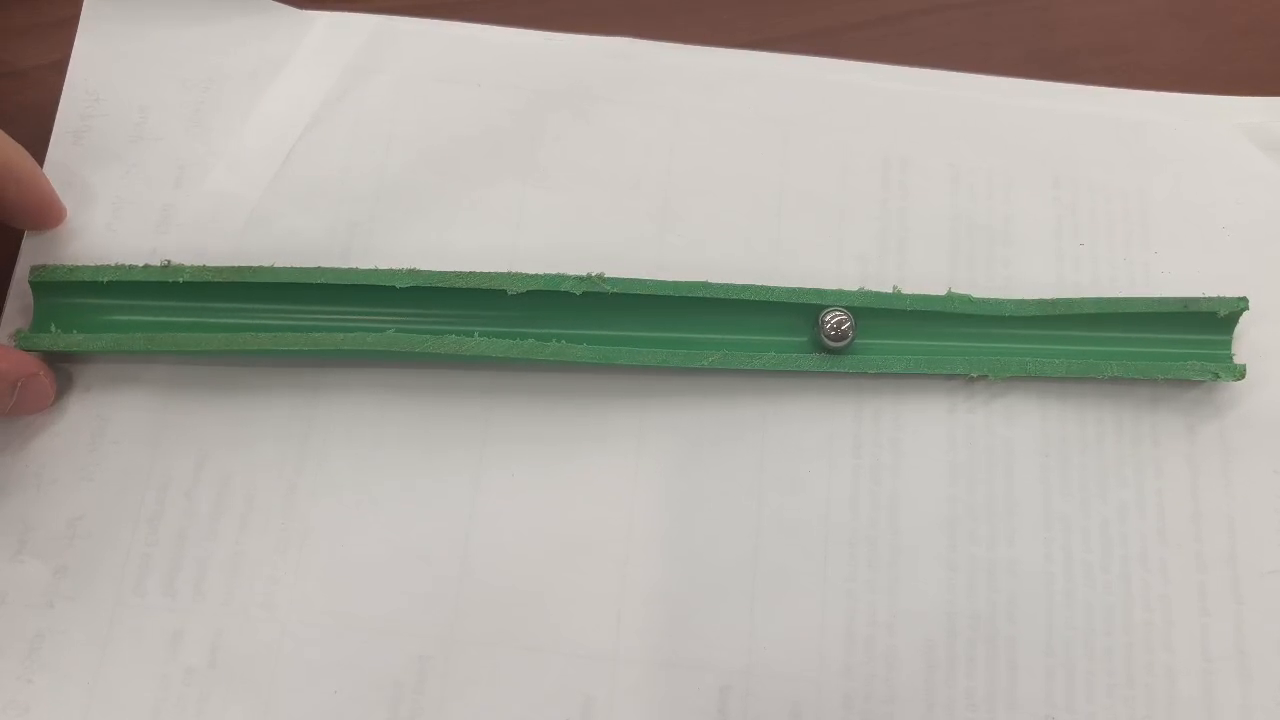
#> input picture frame 51 of yolo/yolo code/iron ball video.mp4, 1280 x 720 px, given in place of video, which was not available
$ python collect_video.py
#> lines starting #> are read from the running program, lines starting #| are printed output that depends on the picture; after the words box and inside, x2 and y2 are one past the last pixel; in counts of white or black regions, pixels touching at a corner belong together
"""
collect_video.py —— 从手机 IP 摄像头采集钢球运动视频

用法:
    python collect_video.py                          # 默认采集 30 秒
    python collect_video.py --duration 20            # 采集 20 秒
    python collect_video.py --out clips/ball_01.mp4  # 指定输出文件名
    python collect_video.py --ip 172.30.230.152 --port 4747

说明:
    - 连接手机 IP 摄像头 (DroidCam / IP Webcam 等 MJPEG 视频流)
    - 边采集边显示实时画面
    - 按 Q 提前停止, 或到达 --duration 秒自动停止
    - 视频保存为 mp4, 供 extract_frames.py 抽帧

拍摄建议:
    - 让钢球 左->中->右, 右->中->左, 快->慢, 尽量把比赛可能出现的状态都拍进去
    - 手机固定, 不要晃动, 绿色管道尽量完整出现在画面里
    - 20~30 秒就够, 不需要拍几百张照片
"""

import argparse
import os
import time

import cv2


# ============================================================
#                    命令行参数
# ============================================================

def parse_args():
    parser = argparse.ArgumentParser(
        description="从手机 IP 摄像头采集钢球运动视频"
    )
    parser.add_argument(
        "--ip", default="172.30.230.152",
        help="手机 IP 摄像头地址 (默认: 172.30.230.152)"
    )
    parser.add_argument(
        "--port", type=int, default=4747,
        help="端口 (默认: 4747)"
    )
    parser.add_argument(
        "--duration", type=float, default=30.0,
        help="采集时长秒数 (默认: 30, 按 Q 可提前停止)"
    )
    parser.add_argument(
        "--out", default="clips/ball.mp4",
        help="输出视频文件路径 (默认: clips/ball.mp4)"
    )
    parser.add_argument(
        "--fps", type=float, default=30.0,
        help="写视频的帧率 (默认: 30, 只影响播放速度标注)"
    )
    parser.add_argument(
        "--max-width", type=int, default=1280,
        help="保存画面的最大宽度 (默认: 1280, 和传统视觉一致)"
    )
    return parser.parse_args()


# ============================================================
#                    工具函数
# ============================================================

def resize_width(frame, max_width):
    h, w = frame.shape[:2]
    if w <= max_width:
        return frame
    scale = max_width / w
    return cv2.resize(
        frame,
        (max_width, int(h * scale)),
        interpolation=cv2.INTER_AREA
    )


def fmt_time(seconds):
    minutes = int(seconds // 60)
    secs = int(seconds % 60)
    return f"{minutes:02d}:{secs:02d}"


# ============================================================
#                     主程序
# ============================================================

def main():
    args = parse_args()
    video_url = f"http://{args.ip}:{args.port}/video"

    out_dir = os.path.dirname(args.out)
    if out_dir:
        os.makedirs(out_dir, exist_ok=True)

    print("=" * 60)
    print("手机摄像头视频采集")
    print("=" * 60)
    print(f"视频地址: {video_url}")
    print(f"目标时长: {args.duration:.1f} 秒 (按 Q 提前停止)")
    print(f"输出文件: {args.out}")
    print()

    cap = cv2.VideoCapture(video_url)
    cap.set(cv2.CAP_PROP_BUFFERSIZE, 1)

    if not cap.isOpened():
        print("手机摄像头连接失败!")
        print("请检查: 手机 IP 是否正确, DroidCam 是否打开, 手机和电脑是否同一 Wi-Fi")
        return

    # 先读一帧, 确定画面尺寸
    ret, frame = cap.read()
#> frame is the input picture: shape (720, 1280, 3); mean B, G, R 164.5, 172.4, 174
    if not ret:
        print("无法从摄像头读取画面!")
        cap.release()
        return

    frame = resize_width(frame, args.max_width)
    h, w = frame.shape[:2]
#> h = 720; w = 1280

    fourcc = cv2.VideoWriter_fourcc(*"mp4v")
    writer = cv2.VideoWriter(args.out, fourcc, args.fps, (w, h))
    if not writer.isOpened():
        print(f"无法写入视频文件: {args.out}")
        cap.release()
        return

    print(f"画面尺寸: {w} x {h}")
#| 画面尺寸: 1280 x 720
    print("REC 开始! 让钢球运动起来...")
    print()

    start = time.perf_counter()
    frames_written = 0
    rec_printed = False

    try:
        while True:
            ret, frame = cap.read()
            if not ret:
                # 偶尔丢一帧, 跳过即可
                if time.perf_counter() - start > args.duration + 5:
                    break
                continue

            frame = resize_width(frame, args.max_width)
            writer.write(frame)
            frames_written += 1

            elapsed = time.perf_counter() - start

            # 实时预览
            display = frame.copy()
            cv2.rectangle(display, (0, 0), (display.shape[1], 70), (0, 0, 0), -1)
            cv2.putText(
                display,
                f"REC {fmt_time(elapsed)} / {fmt_time(args.duration)}",
                (15, 30),
                cv2.FONT_HERSHEY_SIMPLEX, 0.7, (0, 0, 255), 2
            )
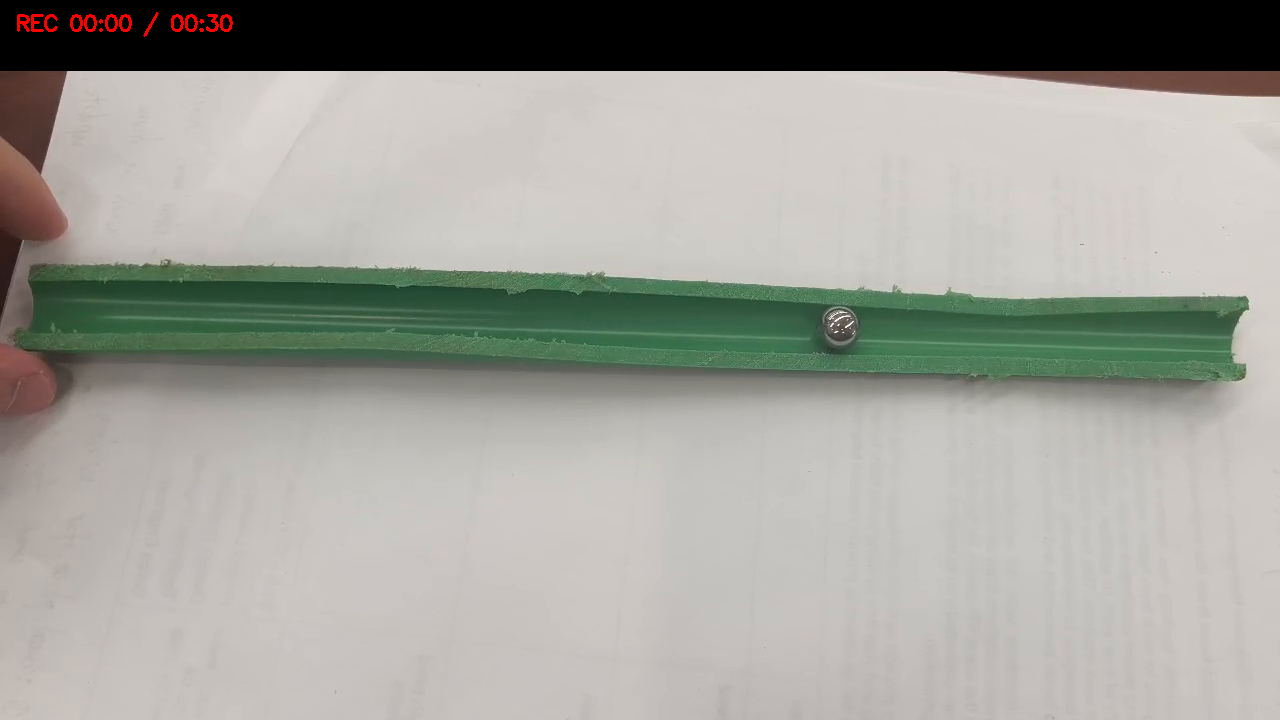
#> display: shape (720, 1280, 3); mean B, G, R 152.7, 159.9, 159.8
            cv2.putText(
                display,
                f"Frames: {frames_written}   Q = 停止",
                (15, 58),
                cv2.FONT_HERSHEY_SIMPLEX, 0.55, (255, 255, 255), 1
            )
#> display: shape (720, 1280, 3); 0.04% of pixels changed, all inside (x1, y1, x2, y2) = (17, 46, 233, 60)
            cv2.imshow("Recording (Q to stop)", display)

            key = cv2.waitKey(1) & 0xFF
#> (key q is pressed here)
            if key == ord("q"):
                print("[USER] 手动停止采集")
                break

            if elapsed >= args.duration:
                print("到达目标时长, 自动停止")
                break
    finally:
        writer.release()
        cap.release()
        cv2.destroyAllWindows()

    total_time = time.perf_counter() - start
    actual_fps = frames_written / max(total_time, 1e-6)

    print()
    print("-" * 60)
    print(f"采集完成: {args.out}")
    print(f"实际时长: {total_time:.1f} 秒")
    print(f"保存帧数: {frames_written}")
    print(f"平均帧率: {actual_fps:.1f} FPS")
    print("-" * 60)
    print("下一步: python extract_frames.py " + args.out)


if __name__ == "__main__":
    main()

$ run again, starting later in the video
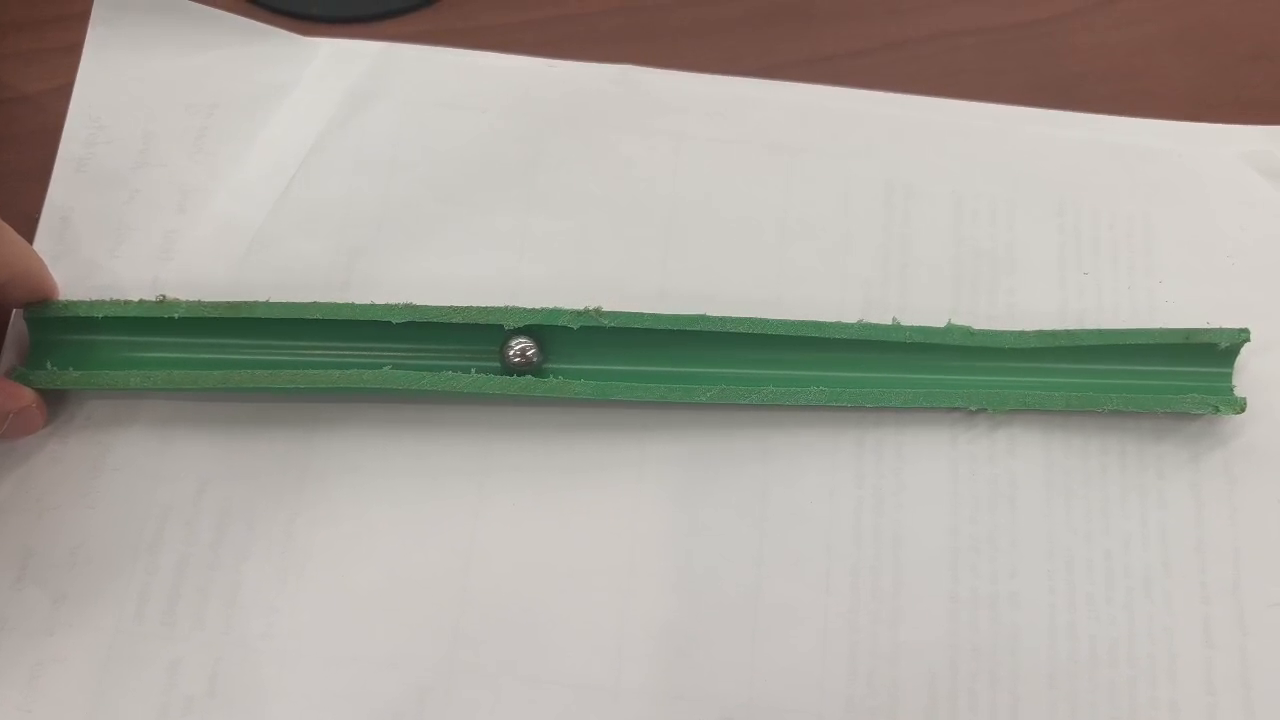
#> input picture frame 230 of yolo/yolo code/iron ball video.mp4, 1280 x 720 px, given in place of video, which was not available
#> in main, frame is the input picture: shape (720, 1280, 3); mean B, G, R 160, 168.1, 170.4
#| 画面尺寸: 1280 x 720
#> in main, `cv2.putText( display, f"REC {fmt_time(elapsed)} / {fmt_time(args.durat..`:
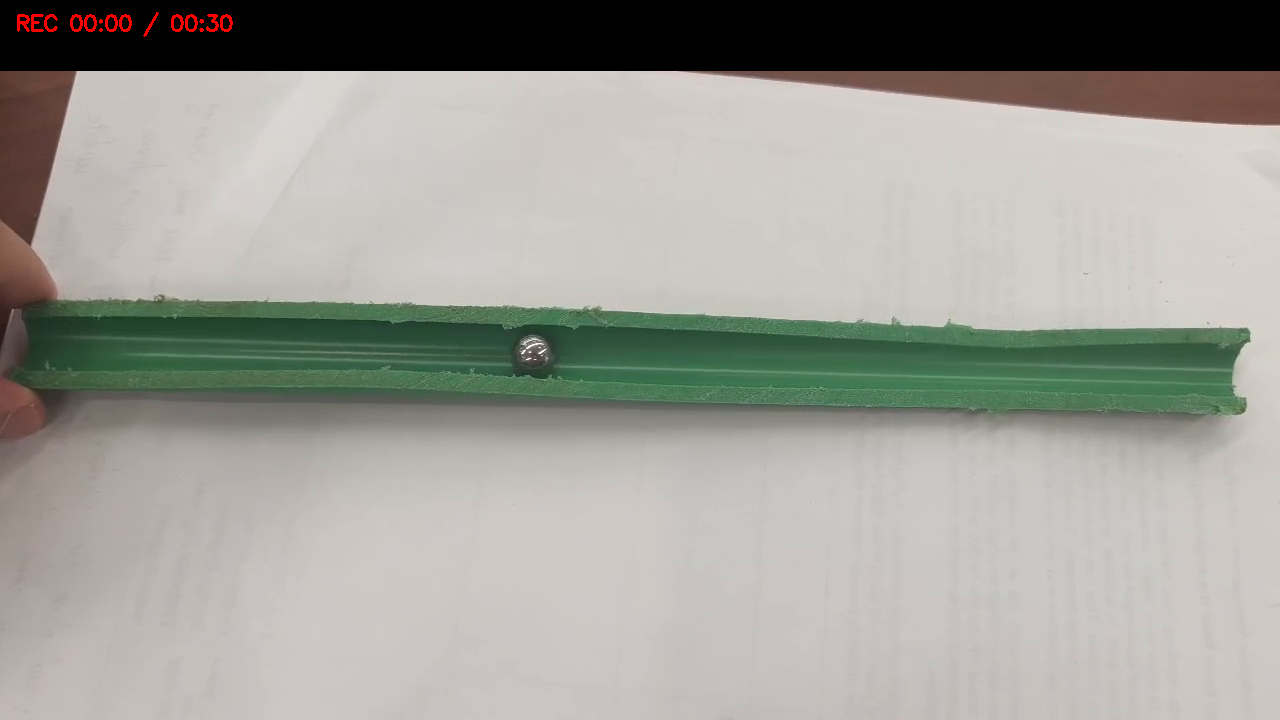
#> display: shape (720, 1280, 3); mean B, G, R 150.8, 158.1, 158.2

$ run again, starting later in the video
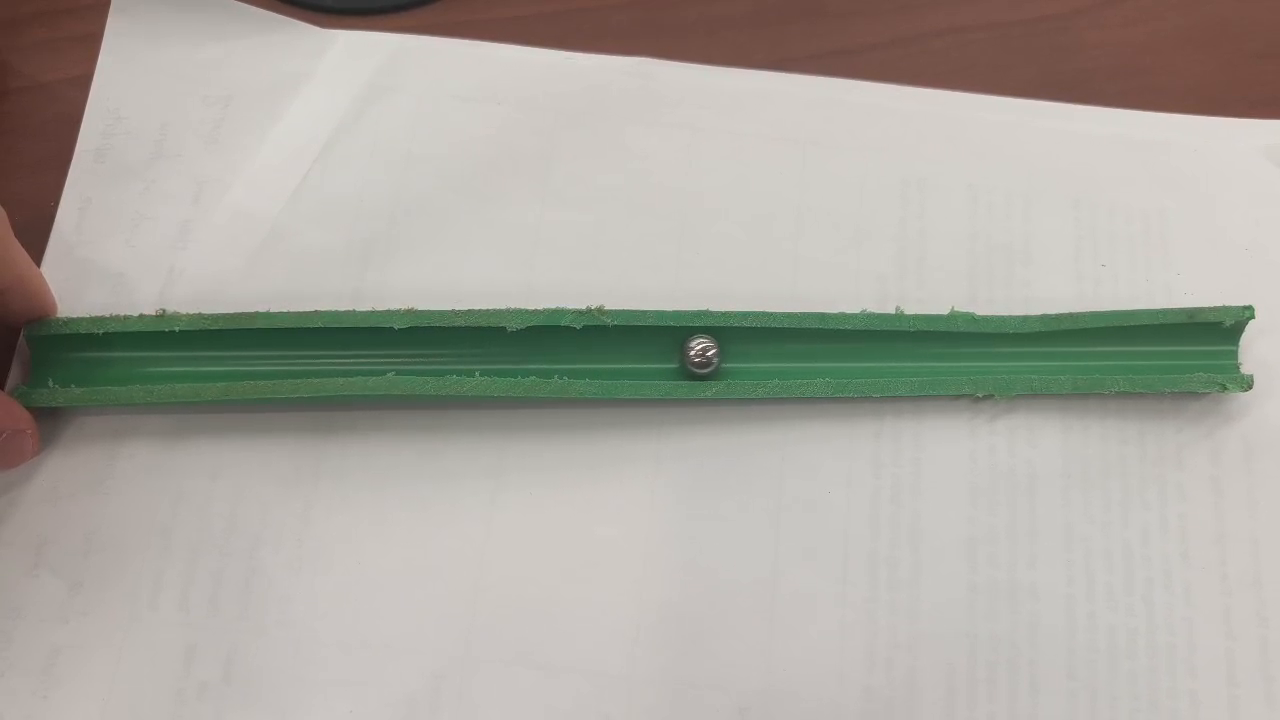
#> input picture frame 410 of yolo/yolo code/iron ball video.mp4, 1280 x 720 px, given in place of video, which was not available
#> in main, frame is the input picture: shape (720, 1280, 3); mean B, G, R 160.2, 168.2, 170.5
#| 画面尺寸: 1280 x 720
#> in main, `cv2.putText( display, f"REC {fmt_time(elapsed)} / {fmt_time(args.durat..`:
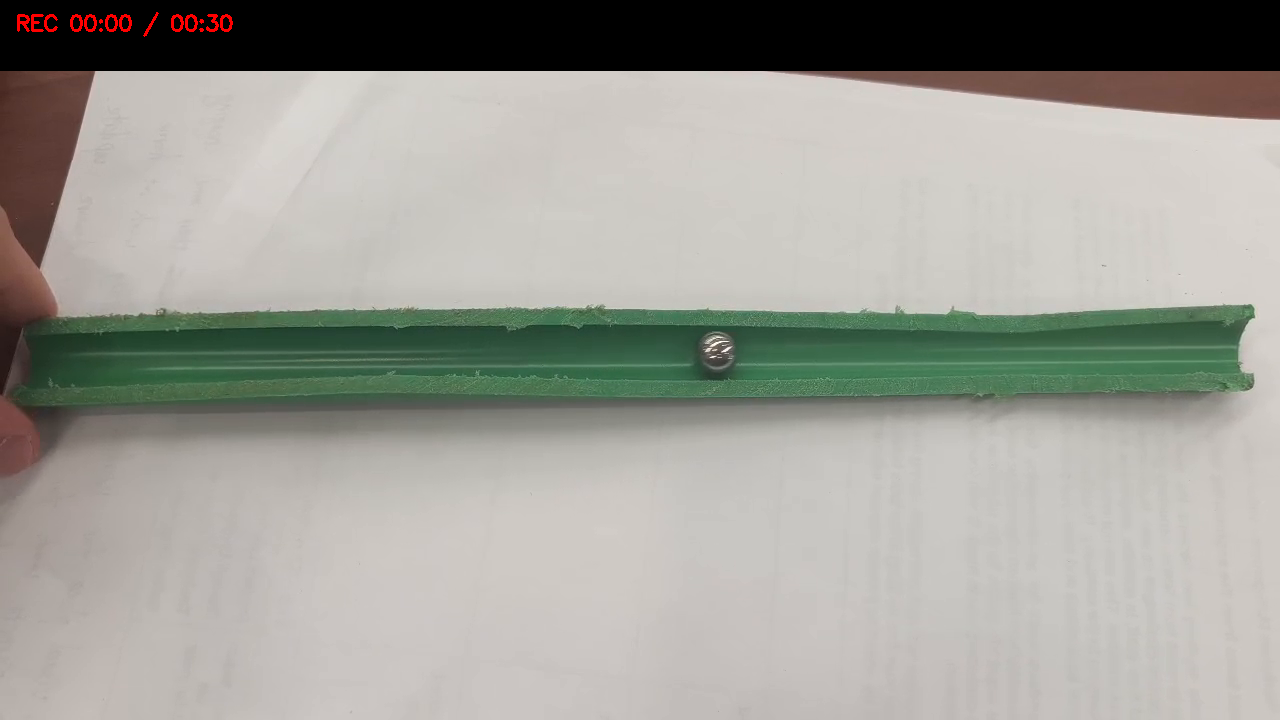
#> display: shape (720, 1280, 3); mean B, G, R 150.3, 157.5, 157.7
